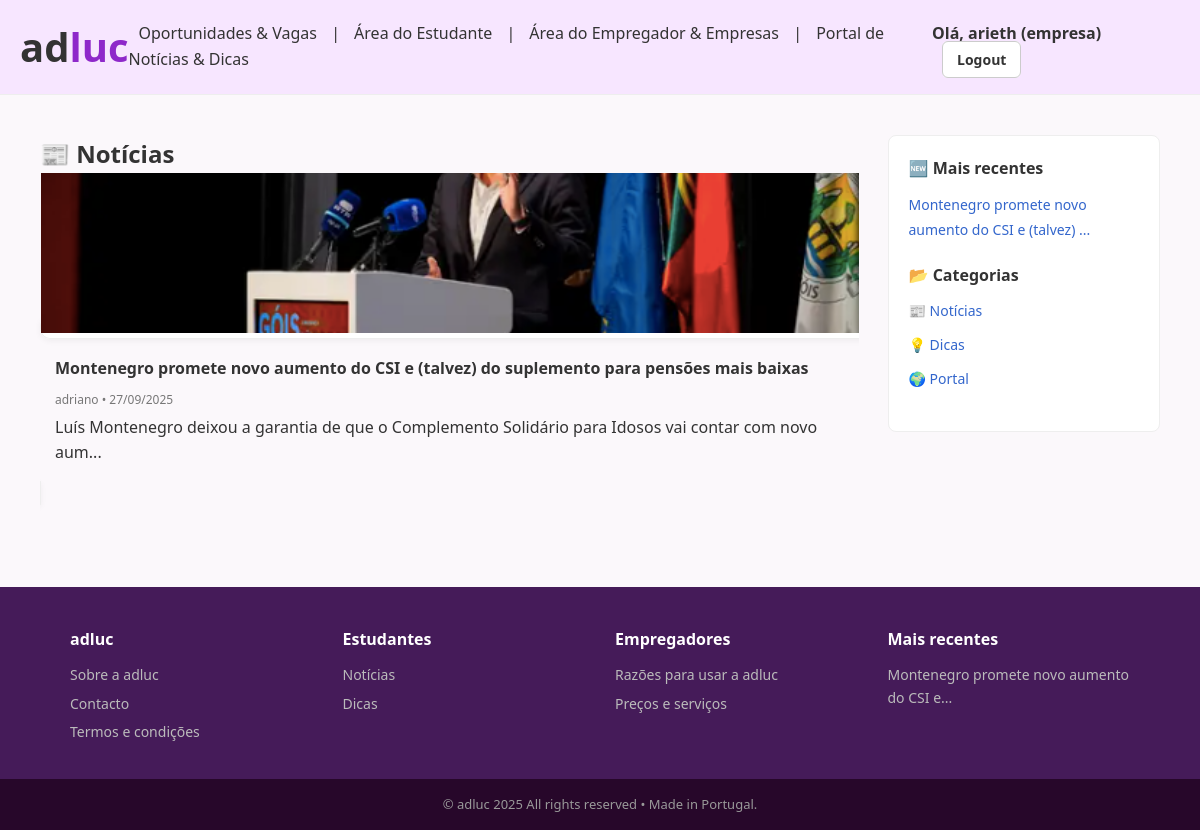
/noticias (signed in), run on the app's committed database.
### modelos/modelos.py (models this page shows, shortened)
class Publicacao(db.Model):
    __tablename__ = "publicacoes"
    id = db.Column(db.Integer, primary_key=True)
    titulo = db.Column(db.String(200), nullable=False)
    autor_id = db.Column(db.Integer, db.ForeignKey("utilizadores.id"), nullable=False)
    autor = db.relationship("Utilizador", backref="publicacoes", lazy=True)
    data_hora = db.Column(db.DateTime, default=datetime.utcnow)
    foto = db.Column(db.String(200), nullable=True)
    conteudo = db.Column(db.Text, nullable=False)
    tipo = db.Column(db.String(20), default="noticia")  # noticia ou dica

class Utilizador(db.Model):
    __tablename__ = "utilizadores"
    id = db.Column(db.Integer, primary_key=True)
    nome = db.Column(db.String(100), nullable=False)
    email = db.Column(db.String(100), unique=True, nullable=False)
    senha_hash = db.Column(db.String(200), nullable=False)
    tipo = db.Column(db.String(20), nullable=False)  # estudante, empresa, admin
    cv_principal = db.Column(db.String(200), nullable=True)
    nif = db.Column(db.String(20), nullable=True)
    nome_empresa = db.Column(db.String(200), nullable=True)
    codigo_postal = db.Column(db.String(20), nullable=True)
    distrito = db.Column(db.String(100), nullable=True)
    telefone = db.Column(db.String(50), nullable=True)
    logo_empresa = db.Column(db.String(200), nullable=True)

### app.py (the view)
@app.route("/noticias", endpoint="pagina_noticias")
def pagina_noticias():
    pubs = Publicacao.query.filter_by(tipo="noticia").order_by(Publicacao.data_hora.desc()).all()
    return render_template("pagina_noticias.html", publicacoes=pubs)

### app.py (called while the page is built)
@app.context_processor
def inject_publicacoes_recentes():
    from modelos.modelos import Publicacao
    recentes = Publicacao.query.order_by(Publicacao.data_hora.desc()).limit(3).all()
    return dict(publicacoes_recentes=recentes)

### templates/pagina_noticias.html
{% extends "base.html" %}
{% block conteudo %}
<div class="conteudo-com-sidebar">
  <div class="conteudo-principal">
    <h2>📰 Notícias</h2>
    <div class="news-grid">
      {% for pub in publicacoes %}
        <a href="{{ url_for('detalhe_publicacao', pub_id=pub.id) }}" class="news-card">
          {% if pub.foto %}
            <img src="{{ url_for('download_cv', filename=pub.foto) }}" alt="{{ pub.titulo }}">
          {% endif %}
          <div class="news-content">
            <h3>{{ pub.titulo }}</h3>
            <p class="meta">{{ pub.autor.nome }} • {{ pub.data_hora.strftime("%d/%m/%Y") }}</p>
            <p>{{ pub.conteudo[:100] }}...</p>
          </div>
        </a>
      {% else %}
        <p>Sem notícias disponíveis.</p>
      {% endfor %}
    </div>
  </div>
  <aside class="sidebar">
    <div class="sidebar-bloco">
      <h3>🆕 Mais recentes</h3>
      <ul>
        {% for pub in publicacoes_recentes %}
          <li><a href="{{ url_for('detalhe_publicacao', pub_id=pub.id) }}">{{ pub.titulo[:50] }}...</a></li>
        {% else %}
          <li>Sem publicações</li>
        {% endfor %}
      </ul>
    </div>
    <div class="sidebar-bloco">
      <h3>📂 Categorias</h3>
      <ul>
        <li><a href="{{ url_for('pagina_noticias') }}">📰 Notícias</a></li>
        <li><a href="{{ url_for('pagina_dicas') }}">💡 Dicas</a></li>
        <li><a href="{{ url_for('pagina_conteudos') }}">🌍 Portal</a></li>
      </ul>
    </div>
  </aside>
</div>
{% endblock %}

### templates/base.html (shortened to what this page needs)
<!DOCTYPE html>
<html lang="pt">
<head>
  <link rel="stylesheet" href="{{ url_for('static', filename='css/style.css') }}">
</head>
<body class="light">
<header class="site-header">
  <div class="logo">
      <a href="{{ url_for('pagina_inicial') }}" style="text-decoration: none; color:inherit;">
        <span class="logo-ad">ad</span><span class="logo-luc">luc</span>
      </a>
  </div>
<nav class="nav-links" id="nav-menu">
    <a href="{{ url_for('pagina_vagas') }}">Oportunidades & Vagas</a>
    <span> | </span>
    <a href="{{ url_for('pagina_estudante') if session.get('tipo') == 'estudante' else '#' }}">Área do Estudante</a>
    <span> | </span>
    <a href="{{ url_for('pagina_empresa') if session.get('tipo') == 'empresa' else '#' }}">Área do Empregador & Empresas</a>
     <span> | </span>
    <a href="{{ url_for('pagina_conteudos') }}">Portal de Notícias & Dicas</a>
</nav>
  <div class="nav-buttons">
    {% if session.get('utilizador_id') %}
      <span class="user-info">Olá, {{ session.get('nome') }} ({{ session.get('tipo') }})</span>
      <a href="{{ url_for('logout') }}" class="btn btn-outline">Logout</a>
    {% else %}
      <a href="{{ url_for('login') }}" class="btn btn-outline">Iniciar sessão</a>
      <a href="{{ url_for('registo') }}" class="btn btn-azul">Criar conta</a>
    {% endif %}
  </div>
</header>
<main>
  {% block conteudo %}{% endblock %}
</main>
<footer class="site-footer">
  <div class="footer-columns">
    <div class="footer-col">
      <h3 class="footer-logo">adluc</h3>
      <a href="#">Sobre a adluc</a>
      <a href="#">Contacto</a>
      <a href="#">Termos e condições</a>
    </div>
    <div class="footer-col">
      <h3>Estudantes</h3>
      <a href="{{ url_for('pagina_noticias') }}">Notícias</a>
      <a href="{{ url_for('pagina_dicas') }}">Dicas</a>
    </div>
    <div class="footer-col">
      <h3>Empregadores</h3>
      <a href="#">Razões para usar a adluc</a>
      <a href="#">Preços e serviços</a>
    </div>
    <div class="footer-col">
      <h3>Mais recentes</h3>
      {% for pub in publicacoes_recentes %}
        <a href="{{ url_for('detalhe_publicacao', pub_id=pub.id) }}">
          {{ pub.titulo[:40] }}...
        </a>
      {% else %}
        <p style="color:#bbb;font-size:14px;">Sem publicações</p>
      {% endfor %}
    </div>
  </div>
  <div class="footer-bottom">
    © adluc 2025 All rights reserved • Made in Portugal.
  </div>
</footer>
</body>
</html>

### static/css/style.css (style rules this page uses)
html, body { height: 100%; display: flex; flex-direction: column; background: #fbf8fb; }
main { flex: 1; padding: 10px 40px; }
* { margin:0;padding:0;box-sizing:border-box; }
body { font-family:'Segoe UI',Arial,sans-serif;background:#fbf8fb;color:#333;line-height:1.6; }
.site-header { display:flex;justify-content:space-between;align-items:center;padding:15px 20px;background:#f7e6ff;border-bottom:1px solid #eee;position:sticky;top:0;z-index:1000; }
.logo { font-size:40px;font-weight:bold; }
.logo-ad { color:#333; }
.logo-luc { color: #8e28ca; }
.nav-links a { margin:0 12px;color:#333;text-decoration:none;font-weight:500; }
.nav-buttons a { margin-left:10px;text-decoration:none;padding:8px 14px;border-radius:6px;font-weight:600;font-size:14px; }
.btn-outline { border:1px solid #ccc;background:#fff;color:#333; }
.site-footer { background:#451b59;color:#fff;margin-top:40px;padding-top:40px; }
.footer-columns { display:grid;grid-template-columns:repeat(auto-fit,minmax(200px,1fr));gap:30px;max-width:1100px;margin:auto;padding:0 20px 30px; }
.footer-col h3 { margin-bottom:12px;font-size:16px;font-weight:700; }
.footer-logo { font-size:20px;color:#fff; }
.footer-col a { display:block;color:#bbb;margin-bottom:6px;text-decoration:none;font-size:14px; }
.footer-bottom { background:#27072a;color:#999;text-align:center;padding:15px;font-size:13px; }
.user-info { margin-right:12px; font-weight:600; color:#333; }
.news-card { background:var(--cor-card-bg,#fff); border:1px solid #eee; border-radius:10px; overflow:hidden; text-decoration:none; color:inherit; box-shadow:0 2px 6px rgba(0,0,0,.05); transition:all .2s ease; }
.news-card img { width:100%;height:180px;object-fit:cover; }
.news-content { padding:15px; }
.news-content h3 { margin-bottom:8px;font-size:18px; }
.news-content .meta { font-size:12px;color:#777;margin-bottom:8px; }
.nav-links a { margin: 0 10px; color: #333; text-decoration: none; font-weight: 500; }
.news-card img { width:100%;height:160px;object-fit:cover; }
.news-content h3 { margin-bottom:8px;font-size:16px; }
.news-content .meta { font-size:12px;color:#777;margin-bottom:6px; }
.conteudo-com-sidebar { display:grid; grid-template-columns:3fr 1fr; gap:30px; margin:30px 0; }
.sidebar { background:var(--cor-card-bg,#fff); border:1px solid #eee; border-radius:8px; padding:20px; height:fit-content; }
.sidebar-bloco { margin-bottom:20px; }
.sidebar-bloco h3 { margin-bottom:10px;font-size:16px;font-weight:700; }
.sidebar-bloco ul { list-style:none;padding:0; }
.sidebar-bloco li { margin-bottom:8px; }
.sidebar-bloco a { text-decoration:none;color:#3366cc;font-size:14px; }

### data on the page
Publicacao: foto (picture), titulo "Montenegro promete novo aumento do CSI e (talvez) do suplemento para pensões mais baixas", autor.nome "adriano", data_hora "27/09/2025", conteudo "Luís Montenegro deixou a garantia de que o Complemento Solidário para Idosos vai contar com novo aum", titulo "Montenegro promete novo aumento do CSI e (talvez)", titulo "Montenegro promete novo aumento do CSI e"

### other printed values
{{ session.get('nome') }} "arieth"
{{ session.get('tipo') }} "empresa"
